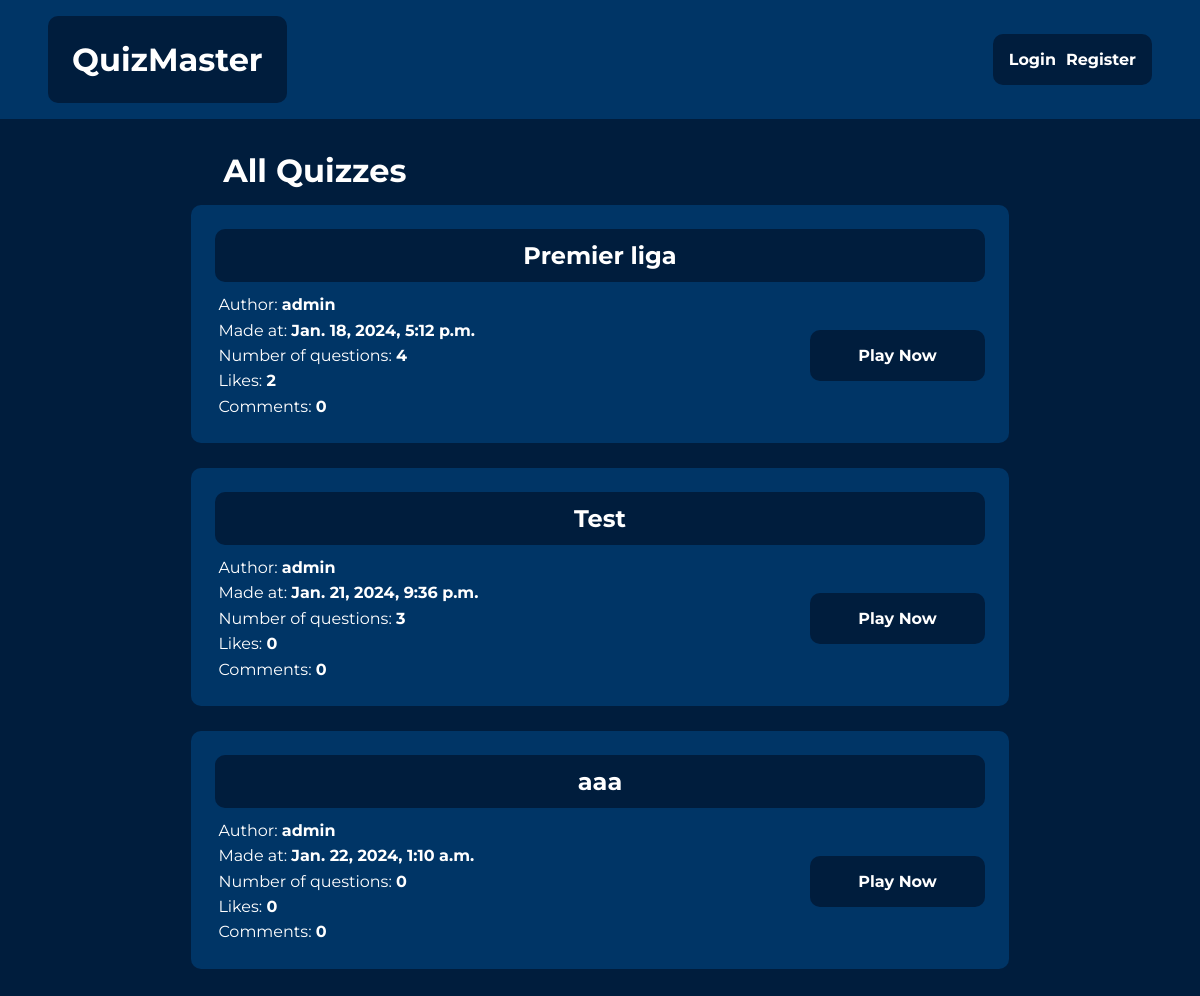
Page /quiz/list/ on the earlier database version.
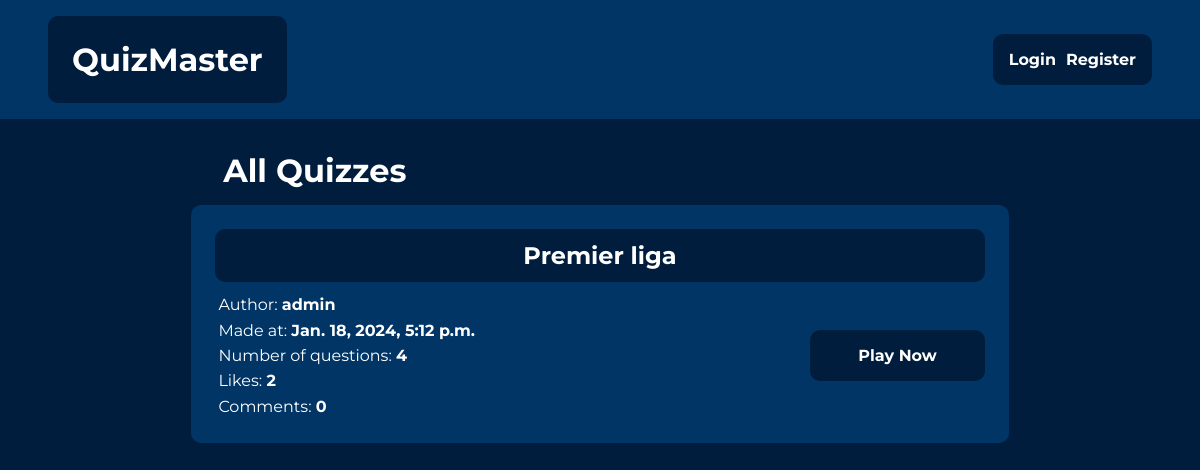
Same page on the later database version.
### quiz/models.py (models this page shows, shortened)
class Quiz(models.Model):
    quiz_name = models.CharField(max_length=200, blank=False)
    pub_date = models.DateTimeField("date published", auto_now_add=True)
    description = models.TextField(blank=False)
    author = models.ForeignKey(User, on_delete=models.CASCADE)

### quiz/views.py (the view)
# urls.py: path('list/', views.quiz_list, name="quiz_list"),
def quiz_list(request):
    context = {}
    quizzes = Quiz.objects.all()
    context = {
        "quizzes": quizzes
    }
    return render(request, 'quiz/list.html', context)

### quiz/templates/quiz/list.html
{% extends 'quiz/base.html' %}
{% block content %}
<div class="quiz-list-layout">
    <h1 class="quiz-list-heading">All Quizzes</h1>
{% for quiz in quizzes %}
    <div class="quiz-list-item">
        <h2 class="list-item-heading">
            <a href="{% url 'quiz:detail' quiz.id %}">{{ quiz.quiz_name }}</a>
        </h2>
        <div class="list-item-info">
            <p>Author:
                <a href="{% url 'quiz:user_profile' quiz.author.id %}" class="author-link">{{ quiz.author }}</a>
            </p>
            <p>Made at: <span style="font-weight: bold;">{{ quiz.pub_date }}</span></p>
            <p>Number of questions: <span style="font-weight: bold;">{{ quiz.question_set.count }}</span></p>
            <p>Likes: <span style="font-weight: bold;">{{ quiz.likes.count }}</span></p>
            <p>Comments: <span style="font-weight: bold;">{{ quiz.comments.count }}</span></p>
        </div>
        <div class="list-item-button-div">
            <a href="{% url 'quiz:solve_quiz' quiz.id %}">
                <button class="list-item-button">Play Now</button>
            </a>
        </div>
    </div>
{% endfor %}
</div>
{% endblock content %}

Differences in the rows shown:
removed Quiz: quiz_name "Test", author "admin", pub_date "Jan. 21, 2024, 9:36 p.m.", question_set.count "3", likes.count "0", comments.count "0"
removed Quiz: quiz_name "aaa", author "admin", pub_date "Jan. 22, 2024, 1:10 a.m.", question_set.count "0", likes.count "0", comments.count "0"
